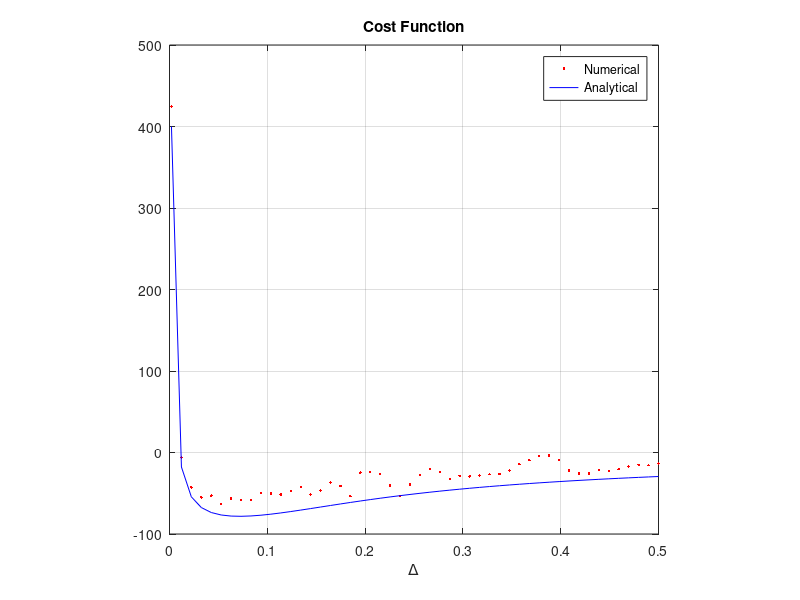
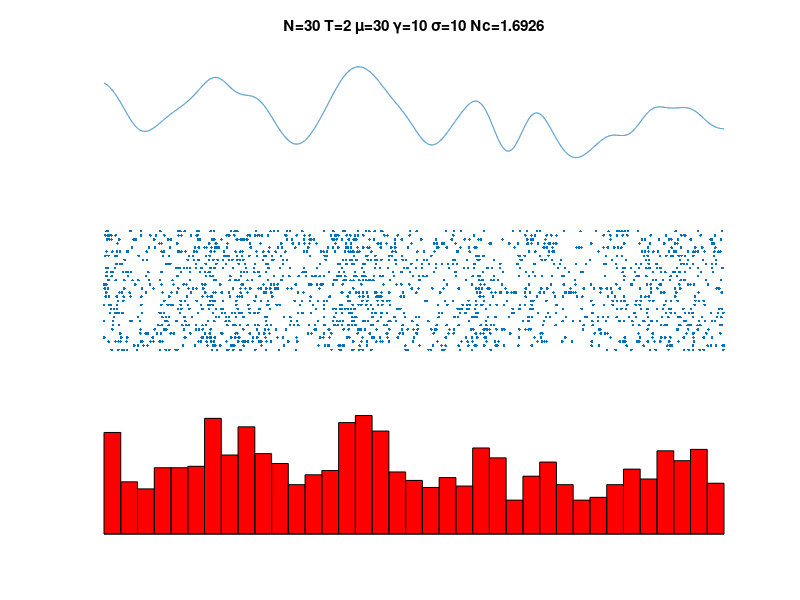

Here is the MATLAB script that generated these plots, in order:
function BarHisto_Demo
%Bar-Histogram
% This program gives a cost function of Bar-Graph Time Histogram.
% Aug. 24, 2005 Author Hideaki Shimazaki
% Department of Physics, Kyoto University
% D: Delta
% N: The number of Spike Sequences

clear all; close all;

%%%%%%%%%%%%%%%%%%%%%%%%%%%%%%%%%%%%%%%%%%%%%%%%%%%%%%%%%%%%
% Parameter Settings
switch 1
    case 1 %FIG.2 Bar-PSTH, Gauss
	dt = 0.0001; N = 30; T = 2; mu = 30; g = 10; s = 10;
	L = ceil(T/dt); tt = dt*[1:L];
	Dmin = 0.002; Dmax = .5; nmin = Dmin/dt; nmax = Dmax/dt;
	bin = round(linspace(nmin,nmax,50));

	Nc = mu*g /s/s/sqrt(pi)
    y = StochProcess_Gauss(T,dt,mu,s,g);
end

% Rectification
y = y.*(y>0);

%%%%%%%%%%%%%%%%%%%%%%%%%%%%%%%%%%%%%%%%%%%%%%%%%%%%%%%%%%%%
% Generation of Poisson Point Processes
%x = sparse(poissrnd(ones(N,1)*y.*dt));
for i = 1: N
	X(i,:) = sparse(poissrnd(y.*dt));
end

%%%%%%%%%%%%%%%%%%%%%%%%%%%%%%%%%%%%%%%%%%%%%%%%%%%%%%%%%%%%
% Estimation of the Cost Functioin

x = sum(X);
for j = 1: length(bin)
	disp(strcat(num2str(j),'/',num2str(length(bin)))); % give bin width
    W = bin(j);
    D(j) = W*dt;
    
	clear x_shift;
	shift = 1; 
	for SHIFT = 1: ceil(W/1): W; %SHIFT: shifting the start point of the binning  
        x_shift = x(1,SHIFT:L);
		
		COL = floor(length(x_shift)/W);
        SPKNUM = zeros(1,COL);
        for i = 1: COL
            SPKNUM(i) = full( sum( x_shift(W*(i-1)+1:W*i) ));
        end

        kbar_SHIFT(shift) = mean([SPKNUM]);
        s2_SHIFT(shift) = var([SPKNUM])*(COL-1)/COL;
		shift = shift + 1; 
    end
    
    kbar(j) = mean(kbar_SHIFT);
    s2(j) = mean(s2_SHIFT);
    C(j) = ( 2*kbar(j) - s2(j) ) ./ (N .* D(j)).^2;
end

%%%%%%%%%%%%%%%%%%%%%%%%%%%%%%%%%%%%%%%%%%%%%%%%%%%%%%%%%%%%
% Optimal Bin Size Selection
[optC,nC]=min(C); optD = D(nC);

%%%%%%%%%%%%%%%%%%%%%%%%%%%%%%%%%%%%%%%%%%%%%%%%%%%%%%%%%%%%
% Analytical Solutions
%OUP
%V = 2*(s^2)./(g.^2).*(g.*D - (1-exp(-g.*D)) )./D./D; %OUP
%V = s^2./(g.*D).^2.*(1 - cos(g.*D)); % SIN
V = s^2./(g.*D).^2.*(-1 + exp(-(g*D).^2) + sqrt(pi)*g.*D.*erf(g.*D) ); %GAUSS
E = mu./D./N;
Ch = E-V;
[optCh,nCh]=min(Ch); anaoptD = D(nCh);

figure;
%%%%%%%% Cost Function
subplot(1,1,1); plot(D,C,'r.');
hold on; plot(D,Ch,'b');
axis square; grid on; title('Cost Function'); xlabel('\Delta');
legend('Numerical','Analytical');


%%%%%%%% Intensity Process, Raster Plots and Histogram 
figure; set(gcf,'Color',[1 1 1]); 
subplot(3,1,1); plot(tt,y); xlabel('Time [s]'); axis off;
title(strcat( 'N=',num2str(N),' T=',num2str(T),' \mu=',num2str(mu), ...
	' \gamma=',num2str(g),' \sigma=',num2str(s),' Nc=',num2str(Nc) ));
subplot(3,1,2); spy(X); axis tight; axis fill; axis fill; axis off;
subplot(3,1,3); bar(mean(EventCount(X(1:N,1:L),bin(nC),dt)),1,'r'); 
axis tight; axis off;


function [RASTER,COL] = EventCount(x,n,dt)
%[RASTER,COL]=EventCount(x,n,dt)
% This program returns binned histogram of signal z. 
% Each bin size is given by n blocks,
% and actual time window is n*dt.
[m,L]= size(x);
COL = floor(L/n);
w = zeros(m,COL);
for k = 1: COL
		w(:,k) = sum( x(:,n*(k-1)+1:n*k), 2) ./ (n*dt);
end
RASTER = w;

function y = StochProcess_Gauss(T,dt,mu,s,g)
% function y = gausscorr(T,dt,mu,s,g)
% This program produces the stochastic process 
% characterized by a mean 'mu' and the correlation
%L = 20000; mu = 10; s = 4; g = 100; dt = 0.0001;
L = round(T/dt);
Lf = round(1/g/dt*5); %L/100;	
LL = L+Lf;
t = [-Lf/2+1:Lf/2]*dt;

eta = sqrt(sqrt(pi)/g*s*s);
W = mu*dt + eta*sqrt(dt)*randn(1,LL);

%filter function
%h = t.*g.*g.*exp(-g*t); %n=2 alpha
h = sqrt(2/pi)*g*exp(-2*g*g.*t.*t);

y_buf = conv(W,h);
y = y_buf(Lf+1:Lf+L);





